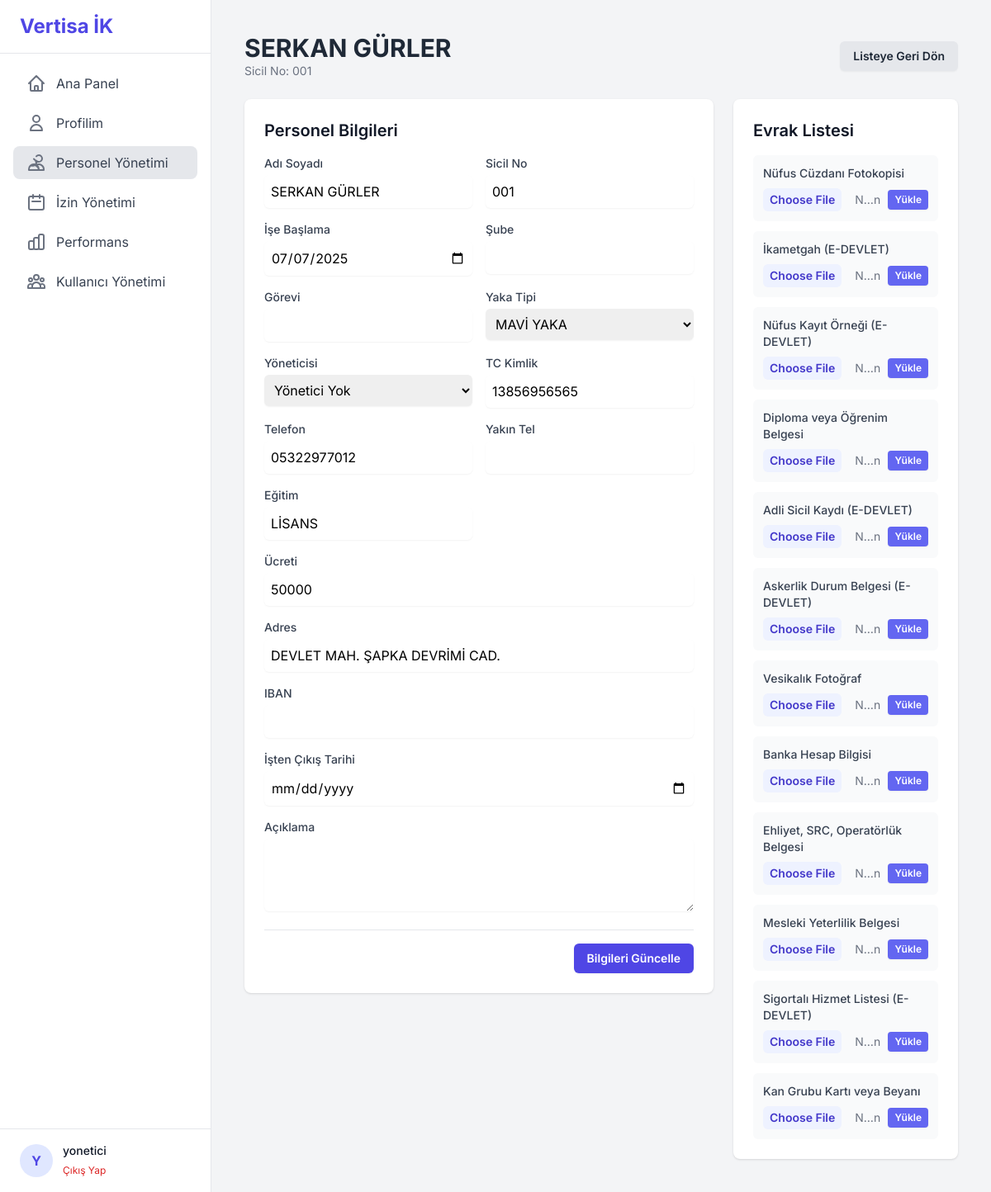
Screenshot of /personnel/manage/1 (signed in) with the database file from the repository.
### tables this page shows
CREATE TABLE calisanlar (
        id INTEGER PRIMARY KEY AUTOINCREMENT,
        ise_baslama_tarihi TEXT, ad_soyad TEXT NOT NULL, sube TEXT,
        sicil_no TEXT UNIQUE, egitim TEXT, tel TEXT, gorevi TEXT,
        ucreti TEXT, tc_kimlik TEXT, adres TEXT, iban TEXT,
        aciklama TEXT, yakin_tel TEXT, yaka_tipi TEXT,
        isten_cikis_tarihi TEXT,
        yillik_izin_bakiye INTEGER NOT NULL DEFAULT 20
    , yonetici_id INTEGER REFERENCES calisanlar(id));

CREATE TABLE evraklar (
        id INTEGER PRIMARY KEY AUTOINCREMENT, calisan_id INTEGER,
        evrak_tipi TEXT NOT NULL, dosya_yolu TEXT,
        yuklendi_mi BOOLEAN NOT NULL DEFAULT 0,
        FOREIGN KEY (calisan_id) REFERENCES calisanlar (id) ON DELETE CASCADE
    );

### main.py (the view)
@app.route('/personnel/manage/<int:calisan_id>')
@login_required
def manage_personnel(calisan_id):
    db = get_db()
    calisan = db.execute('SELECT * FROM calisanlar WHERE id = ?', (calisan_id,)).fetchone()
    if not calisan:
        return "Personel bulunamadı", 404
    evraklar = db.execute('SELECT * FROM evraklar WHERE calisan_id = ?', (calisan_id,)).fetchall()
    potential_managers = db.execute('SELECT id, ad_soyad, sicil_no FROM calisanlar WHERE id != ? ORDER BY ad_soyad', (calisan_id,)).fetchall()
    return render_template('personnel_manage.html', calisan=calisan, evraklar=evraklar, managers=potential_managers)

### main.py (called while the page is built)
def get_db():
    db = getattr(g, '_database', None)
    if db is None:
        db = g._database = sqlite3.connect(DATABASE)
        db.row_factory = sqlite3.Row
    return db

@app.teardown_appcontext
def close_connection(exception):
    db = getattr(g, '_database', None)
    if db is not None:
        db.close()

def login_required(f):
    @wraps(f)
    def decorated_function(*args, **kwargs):
        if "user_id" not in session:
            flash("Bu sayfayı görüntülemek için lütfen giriş yapın.", "warning")
            return redirect(url_for('login'))
        return f(*args, **kwargs)
    return decorated_function

### templates/personnel_manage.html (shortened to what this page needs)
{% extends "base.html" %}
{% block content %}
<div class="flex justify-between items-center mb-6">
    <div>
        <h1 class="text-3xl font-bold text-gray-800">{{ calisan.ad_soyad }}</h1>
        <p class="text-sm text-gray-500">Sicil No: {{ calisan.sicil_no }}</p>
    </div>
    <a href="{{ url_for('personnel_list') }}" class="inline-flex items-center justify-center rounded-md bg-gray-200 px-4 py-2 text-sm font-semibold text-gray-800 shadow-sm hover:bg-gray-300">
        Listeye Geri Dön
    </a>
</div>
<div class="grid grid-cols-1 lg:grid-cols-3 gap-6">
    <div class="lg:col-span-2">
        <div class="bg-white rounded-lg shadow p-6">
            <h2 class="text-xl font-semibold text-gray-900 mb-4">Personel Bilgileri</h2>
            <form action="{{ url_for('update_personnel', calisan_id=calisan.id) }}" method="POST" class="space-y-4">
                <div class="grid grid-cols-1 md:grid-cols-2 gap-4">
                    <div><label class="block text-sm font-medium text-gray-700">Adı Soyadı</label><input type="text" name="ad_soyad" value="{{ calisan.ad_soyad }}" class="mt-1 w-full rounded-md border-gray-300 shadow-sm p-2"></div>
                    <div><label class="block text-sm font-medium text-gray-700">Sicil No</label><input type="text" name="sicil_no" value="{{ calisan.sicil_no }}" class="mt-1 w-full rounded-md border-gray-300 shadow-sm p-2"></div>
                    <div><label class="block text-sm font-medium text-gray-700">İşe Başlama</label><input type="date" name="ise_baslama_tarihi" value="{{ calisan.ise_baslama_tarihi }}" class="mt-1 w-full rounded-md border-gray-300 shadow-sm p-2"></div>
                    <div><label class="block text-sm font-medium text-gray-700">Şube</label><input type="text" name="sube" value="{{ calisan.sube }}" class="mt-1 w-full rounded-md border-gray-300 shadow-sm p-2"></div>
                    <div><label class="block text-sm font-medium text-gray-700">Görevi</label><input type="text" name="gorevi" value="{{ calisan.gorevi }}" class="mt-1 w-full rounded-md border-gray-300 shadow-sm p-2"></div>
                    <div><label class="block text-sm font-medium text-gray-700">Yaka Tipi</label>
                        <select name="yaka_tipi" class="mt-1 w-full rounded-md border-gray-300 shadow-sm p-2">
                            <option value="MAVİ YAKA" {% if calisan.yaka_tipi == 'MAVİ YAKA' %}selected{% endif %}>MAVİ YAKA</option>
                        </select>
                    </div>
                    <div>
                        <label class="block text-sm font-medium text-gray-700">Yöneticisi</label>
                        <select name="yonetici_id" class="mt-1 w-full rounded-md border-gray-300 shadow-sm p-2">
                            <option value="">Yönetici Yok</option>
                        </select>
                    </div>
                    <div><label class="block text-sm font-medium text-gray-700">TC Kimlik</label><input type="text" name="tc_kimlik" value="{{ calisan.tc_kimlik or '' }}" class="mt-1 w-full rounded-md border-gray-300 shadow-sm p-2"></div>
                    <div><label class="block text-sm font-medium text-gray-700">Telefon</label><input type="tel" name="tel" value="{{ calisan.tel or '' }}" class="mt-1 w-full rounded-md border-gray-300 shadow-sm p-2"></div>
                    <div><label class="block text-sm font-medium text-gray-700">Yakın Tel</label><input type="tel" name="yakin_tel" value="{{ calisan.yakin_tel or '' }}" class="mt-1 w-full rounded-md border-gray-300 shadow-sm p-2"></div>
                    <div><label class="block text-sm font-medium text-gray-700">Eğitim</label><input type="text" name="egitim" value="{{ calisan.egitim or '' }}" class="mt-1 w-full rounded-md border-gray-300 shadow-sm p-2"></div>
                    <div class="md:col-span-2"><label class="block text-sm font-medium text-gray-700">Ücreti</label><input type="text" name="ucreti" value="{{ calisan.ucreti or '' }}" class="mt-1 w-full rounded-md border-gray-300 shadow-sm p-2"></div>
                    <div class="md:col-span-2"><label class="block text-sm font-medium text-gray-700">Adres</label><input type="text" name="adres" value="{{ calisan.adres or '' }}" class="mt-1 w-full rounded-md border-gray-300 shadow-sm p-2"></div>
                    <div class="md:col-span-2"><label class="block text-sm font-medium text-gray-700">IBAN</label><input type="text" name="iban" value="{{ calisan.iban or '' }}" class="mt-1 w-full rounded-md border-gray-300 shadow-sm p-2"></div>
                    <div class="md:col-span-2"><label class="block text-sm font-medium text-gray-700">İşten Çıkış Tarihi</label><input type="date" name="isten_cikis_tarihi" value="{{ calisan.isten_cikis_tarihi or '' }}" class="mt-1 w-full rounded-md border-gray-300 shadow-sm p-2"></div>
                    <div class="md:col-span-2"><label class="block text-sm font-medium text-gray-700">Açıklama</label><textarea name="aciklama" rows="3" class="mt-1 w-full rounded-md border-gray-300 shadow-sm p-2">{{ calisan.aciklama or '' }}</textarea></div>
                </div>
                <div class="flex justify-end pt-4 border-t"><button type="submit" class="rounded-md bg-indigo-600 px-4 py-2 text-sm font-semibold text-white shadow-sm hover:bg-indigo-500">Bilgileri Güncelle</button></div>
            </form>
        </div>
    </div>
    <div>
        <div class="bg-white rounded-lg shadow p-6">
            <h2 class="text-xl font-semibold text-gray-900 mb-4">Evrak Listesi</h2>
            <ul class="space-y-3">
                {% for evrak in evraklar %}
                <li class="p-3 rounded-md {% if evrak.yuklendi_mi %}bg-green-50{% else %}bg-gray-50{% endif %}">
                    <div class="flex items-center justify-between">
                        <span class="text-sm font-medium {% if evrak.yuklendi_mi %}text-green-800{% else %}text-gray-700{% endif %}">{{ evrak.evrak_tipi }}</span>
                    </div>
                    {% if not evrak.yuklendi_mi %}
                    <form action="{{ url_for('upload_file', calisan_id=calisan.id, evrak_tipi=evrak.evrak_tipi) }}" method="post" enctype="multipart/form-data" class="mt-2 flex items-center space-x-2">
                        <input type="file" name="file" required class="block w-full text-sm text-gray-500 file:mr-4 file:py-1 file:px-2 file:rounded-md file:border-0 file:text-sm file:font-semibold file:bg-indigo-50 file:text-indigo-700 hover:file:bg-indigo-100">
                        <button type="submit" class="rounded bg-indigo-500 px-2 py-1 text-xs font-semibold text-white shadow-sm hover:bg-indigo-400">Yükle</button>
                    </form>
                    {% endif %}
                </li>
                {% endfor %}
            </ul>
        </div>
    </div>
</div>
{% endblock %}

### templates/base.html (style rules this page uses)
body { font-family: 'Inter', sans-serif; }

### rows the page displays
calisanlar: ad_soyad "SERKAN GÜRLER", sicil_no "001", ise_baslama_tarihi "07/07/2025", yaka_tipi "MAVİ YAKA", tc_kimlik "13856956565", tel "05322977012", egitim "LİSANS", ucreti "50000", adres "DEVLET MAH. ŞAPKA DEVRİMİ CAD."
evraklar: evrak_tipi "Nüfus Cüzdanı Fotokopisi"
evraklar: evrak_tipi "İkametgah (E-DEVLET)"
evraklar: evrak_tipi "Nüfus Kayıt Örneği (E-DEVLET)"
evraklar: evrak_tipi "Diploma veya Öğrenim Belgesi"
evraklar: evrak_tipi "Adli Sicil Kaydı (E-DEVLET)"
evraklar: evrak_tipi "Askerlik Durum Belgesi (E-DEVLET)"
evraklar: evrak_tipi "Vesikalık Fotoğraf"
evraklar: evrak_tipi "Banka Hesap Bilgisi"
evraklar: evrak_tipi "Ehliyet, SRC, Operatörlük Belgesi"
evraklar: evrak_tipi "Mesleki Yeterlilik Belgesi"
evraklar: evrak_tipi "Sigortalı Hizmet Listesi (E-DEVLET)"
evraklar: evrak_tipi "Kan Grubu Kartı veya Beyanı"

### other values shown
{{ session.username[0]|upper }} "Y"
{{ session.username }} "yonetici"
